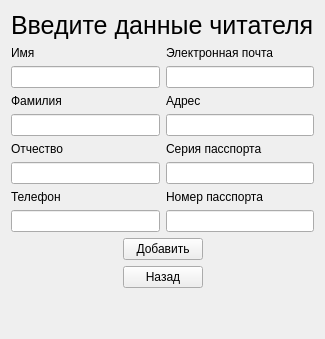
      <widget class="QWidget" name="add_reader_page">
       <layout class="QVBoxLayout" name="verticalLayout_23">
        <item>
         <widget class="QLabel" name="add_reader_main_label">
          <property name="font">
           <font>
            <pointsize>19</pointsize>
           </font>
          </property>
          <property name="text">
           <string>Введите данные читателя</string>
          </property>
         </widget>
        </item>
        <item>
         <layout class="QHBoxLayout" name="horizontalLayout_22">
          <item>
           <layout class="QVBoxLayout" name="verticalLayout_28">
            <item>
             <widget class="QLabel" name="label_32">
              <property name="text">
               <string>Имя</string>
              </property>
             </widget>
            </item>
            <item>
             <widget class="QLineEdit" name="name_for_add_reader_line_edit"/>
            </item>
            <item>
             <widget class="QLabel" name="label_34">
              <property name="text">
               <string>Фамилия</string>
              </property>
             </widget>
            </item>
            <item>
             <widget class="QLineEdit" name="surname_for_add_reader_line_edit"/>
            </item>
            <item>
             <widget class="QLabel" name="label_35">
              <property name="text">
               <string>Отчество</string>
              </property>
             </widget>
            </item>
            <item>
             <widget class="QLineEdit" name="patronymic_for_add_reader_line_edit"/>
            </item>
            <item>
             <widget class="QLabel" name="label_36">
              <property name="text">
               <string>Телефон</string>
              </property>
             </widget>
            </item>
            <item>
             <widget class="QLineEdit" name="phone_for_add_reader_line_edit"/>
            </item>
           </layout>
          </item>
          <item>
           <layout class="QVBoxLayout" name="verticalLayout_27">
            <item>
             <widget class="QLabel" name="label_33">
              <property name="text">
               <string>Электронная почта</string>
              </property>
             </widget>
            </item>
            <item>
             <widget class="QLineEdit" name="email_for_add_reader_line_edit"/>
            </item>
            <item>
             <widget class="QLabel" name="label_37">
              <property name="text">
               <string>Адрес</string>
              </property>
             </widget>
            </item>
            <item>
             <widget class="QLineEdit" name="address_for_add_reader_line_edit"/>
            </item>
            <item>
             <widget class="QLabel" name="label_38">
              <property name="text">
               <string>Серия пасспорта</string>
              </property>
             </widget>
            </item>
            <item>
             <widget class="QLineEdit" name="passport_series_for_add_reader_line_edit"/>
            </item>
            <item>
             <widget class="QLabel" name="label_39">
              <property name="text">
               <string>Номер пасспорта</string>
              </property>
             </widget>
            </item>
            <item>
             <widget class="QLineEdit" name="passport_number_for_add_reader_line_edit"/>
            </item>
           </layout>
          </item>
         </layout>
        </item>
        <item>
         <layout class="QHBoxLayout" name="horizontalLayout_32">
          <item>
           <spacer name="horizontalSpacer_47">
            <property name="orientation">
             <enum>Qt::Horizontal</enum>
            </property>
            <property name="sizeHint" stdset="0">
             <size>
              <width>40</width>
              <height>20</height>
             </size>
            </property>
           </spacer>
          </item>
          <item>
           <widget class="QPushButton" name="add_or_update_for_add_reader_page_btn">
            <property name="text">
             <string>Добавить</string>
            </property>
           </widget>
          </item>
          <item>
           <spacer name="horizontalSpacer_48">
            <property name="orientation">
             <enum>Qt::Horizontal</enum>
            </property>
            <property name="sizeHint" stdset="0">
             <size>
              <width>40</width>
              <height>20</height>
             </size>
            </property>
           </spacer>
          </item>
         </layout>
        </item>
        <item>
         <layout class="QHBoxLayout" name="horizontalLayout_37">
          <item>
           <spacer name="horizontalSpacer_45">
            <property name="orientation">
             <enum>Qt::Horizontal</enum>
            </property>
            <property name="sizeHint" stdset="0">
             <size>
              <width>40</width>
              <height>20</height>
             </size>
            </property>
           </spacer>
          </item>
          <item>
           <widget class="QPushButton" name="add_reader_page_back_btn">
            <property name="text">
             <string>Назад</string>
            </property>
           </widget>
          </item>
          <item>
           <spacer name="horizontalSpacer_46">
            <property name="orientation">
             <enum>Qt::Horizontal</enum>
            </property>
            <property name="sizeHint" stdset="0">
             <size>
              <width>40</width>
              <height>20</height>
             </size>
            </property>
           </spacer>
          </item>
         </layout>
        </item>
        <item>
         <spacer name="verticalSpacer_48">
          <property name="orientation">
           <enum>Qt::Vertical</enum>
          </property>
          <property name="sizeHint" stdset="0">
           <size>
            <width>20</width>
            <height>40</height>
           </size>
          </property>
         </spacer>
        </item>
       </layout>
      </widget>
